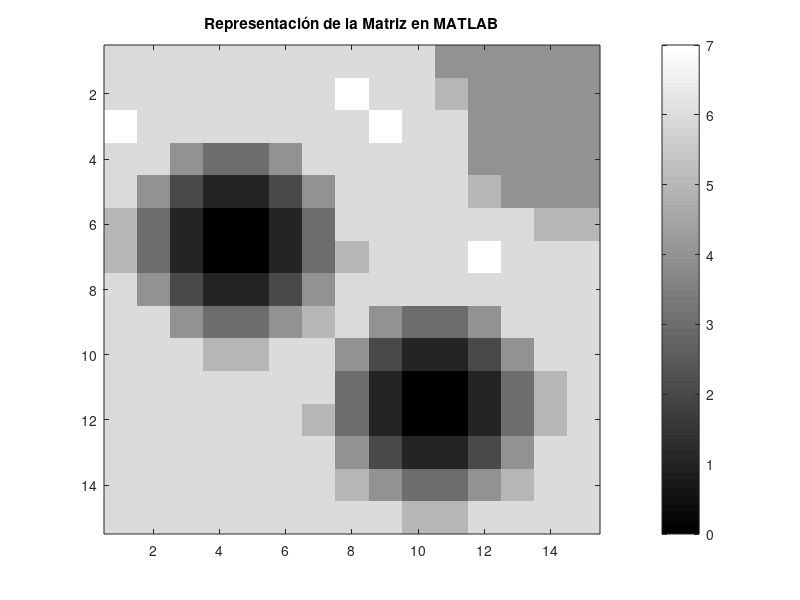

Recreate this plot in MATLAB. (Note: this script raises an error after producing the figure.)
% Ejercicio 2.1

clear all;
close all;
clc;

% Definición de la matriz basada en la imagen (15x15)
imagen_matriz = [
    6, 6, 6, 6, 6, 6, 6, 6, 6, 6, 4, 4, 4, 4, 4;
    6, 6, 6, 6, 6, 6, 6, 7, 6, 6, 5, 4, 4, 4, 4;
    7, 6, 6, 6, 6, 6, 6, 6, 7, 6, 6, 4, 4, 4, 4;
    6, 6, 4, 3, 3, 4, 6, 6, 6, 6, 6, 4, 4, 4, 4;
    6, 4, 2, 1, 1, 2, 4, 6, 6, 6, 6, 5, 4, 4, 4;
    5, 3, 1, 0, 0, 1, 3, 6, 6, 6, 6, 6, 6, 5, 5;
    5, 3, 1, 0, 0, 1, 3, 5, 6, 6, 6, 7, 6, 6, 6;
    6, 4, 2, 1, 1, 2, 4, 6, 6, 6, 6, 6, 6, 6, 6;
    6, 6, 4, 3, 3, 4, 5, 6, 4, 3, 3, 4, 6, 6, 6;
    6, 6, 6, 5, 5, 6, 6, 4, 2, 1, 1, 2, 4, 6, 6;
    6, 6, 6, 6, 6, 6, 6, 3, 1, 0, 0, 1, 3, 5, 6;
    6, 6, 6, 6, 6, 6, 5, 3, 1, 0, 0, 1, 3, 5, 6;
    6, 6, 6, 6, 6, 6, 6, 4, 2, 1, 1, 2, 4, 6, 6;
    6, 6, 6, 6, 6, 6, 6, 5, 4, 3, 3, 4, 5, 6, 6;
    6, 6, 6, 6, 6, 6, 6, 6, 6, 5, 5, 6, 6, 6, 6
];

imagen_matriz = im2double(imagen_matriz);

% Para visualizarla como en la imagen de la izquierda (escala de grises)
% Usamos 'imagesc' para mapear los valores a colores y 'colormap gray'
figure;
imagesc(imagen_matriz);
colormap(gray);
colorbar;
title('Representación de la Matriz en MATLAB');
axis tight;

[mascara, umbral] = UmbralizaGlobal(imagen_matriz);
new_ima = double(mascara) .* imagen_matriz;

figure;
imshow(new_ima)

figure;
[counts, binLocations]=imhist(new_ima);
bar(binLocations, counts);
